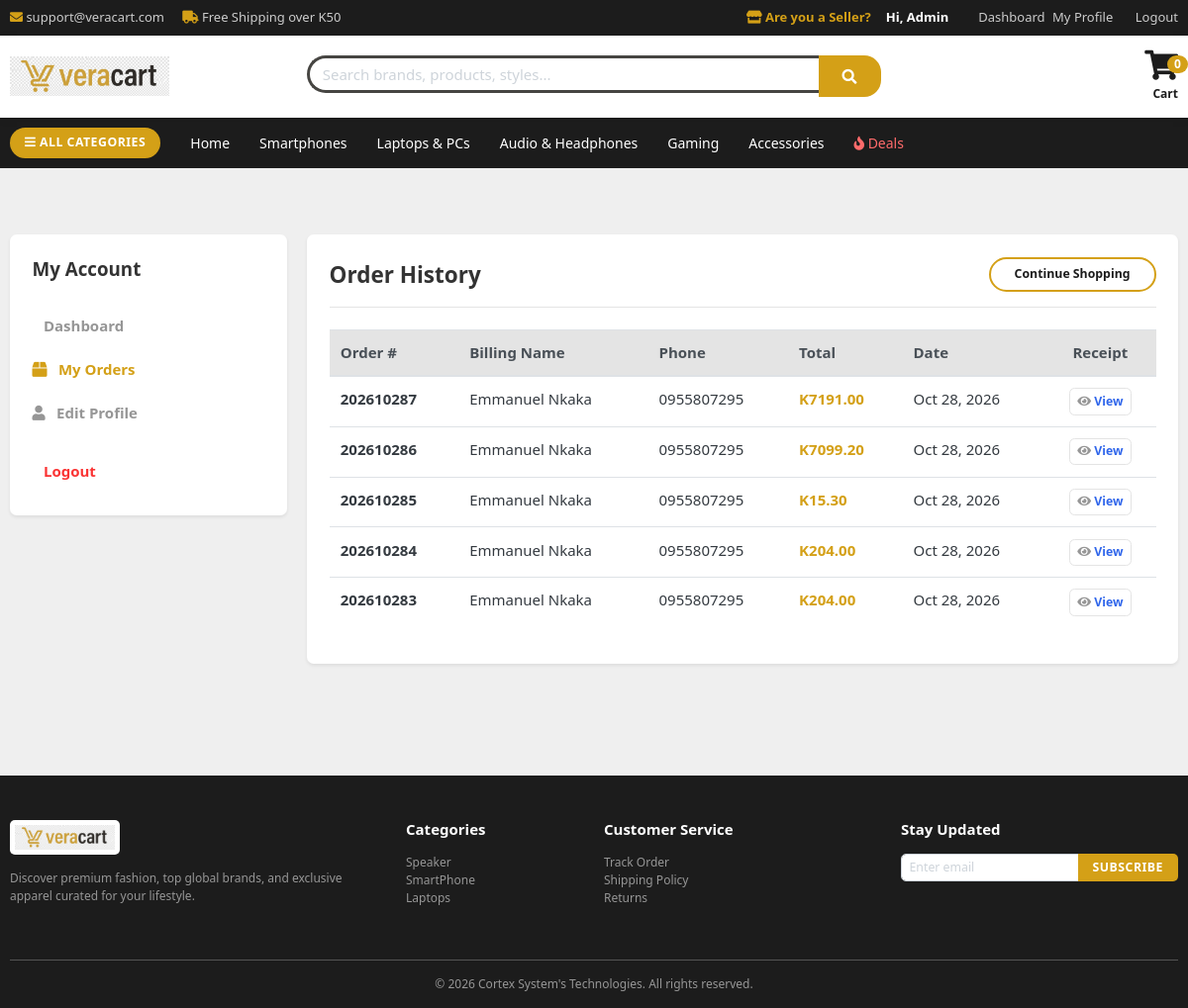
Page /dashboard/my_orders/ (signed in) on the earlier database version.
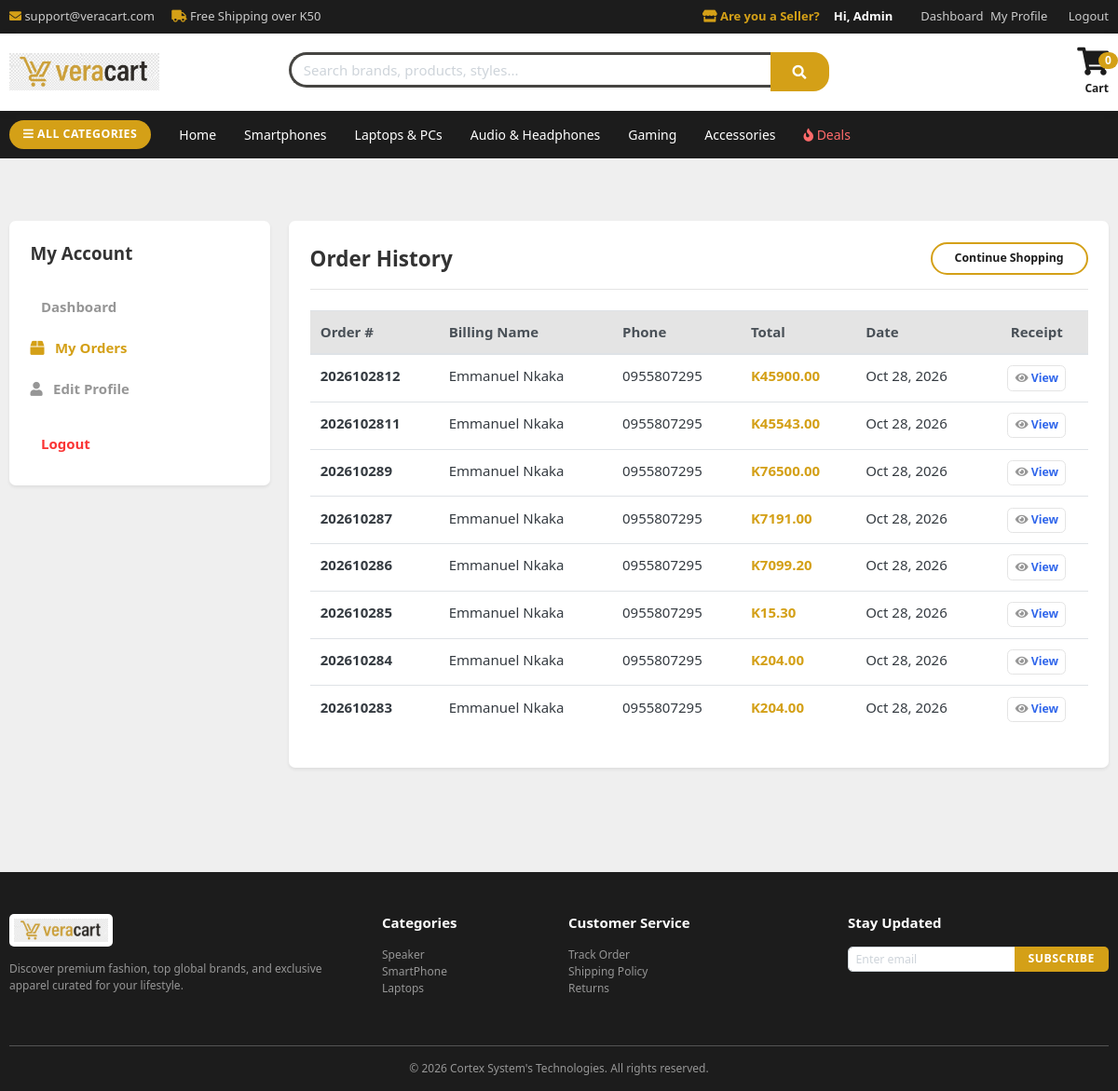
Same page on the later database version.
### accounts/models.py (models this page shows, shortened)
class Account(AbstractBaseUser):
    first_name = models.CharField(max_length=50)
    last_name = models.CharField(max_length=50)
    username = models.CharField(max_length=50, unique=True)
    email = models.EmailField(max_length=90, unique=True)
    phone_number = models.CharField(max_length=50)
    date_joined = models.DateTimeField(auto_now_add=True)
    last_login = models.DateTimeField(auto_now_add=True)
    is_admin = models.BooleanField(default=False)
    is_staff = models.BooleanField(default=False)
    is_active = models.BooleanField(default=True) # Changed default to True
    is_superadmin = models.BooleanField(default=False)
    is_seller = models.BooleanField(default=False)
    USERNAME_FIELD = 'email'
    REQUIRED_FIELDS = ['username', 'first_name', 'last_name']
    objects = MyAccountManager()

### orders/models.py (models this page shows, shortened)
class Order(models.Model):
    STATUS = (
        ('New', 'New'),
        ('Accepted', 'Accepted'),
        ('Completed', 'Completed'),
        ('Cancelled', 'Cancelled'),
    )
    user = models.ForeignKey(Account, on_delete=models.SET_NULL, null=True)
    payment = models.ForeignKey(Payment, on_delete=models.SET_NULL, blank=True, null=True)
    order_number = models.CharField(max_length=20)
    first_name = models.CharField(max_length=50)
    last_name = models.CharField(max_length=50)
    phone = models.CharField(max_length=15)
    email = models.EmailField(max_length=50)
    address_line_1 = models.CharField(max_length=50)
    address_line_2 = models.CharField(max_length=50, blank=True)
    country = models.CharField(max_length=50)
    state = models.CharField(max_length=50)
    city = models.CharField(max_length=50)
    order_note = models.CharField(max_length=100, blank=True)
    order_total = models.FloatField()
    tax = models.FloatField()
    status = models.CharField(max_length=10, choices=STATUS, default='New')
    ip = models.CharField(blank=True, max_length=20)
    is_ordered = models.BooleanField(default=False)
    created_at = models.DateTimeField(auto_now_add=True)
    updated_at = models.DateTimeField(auto_now=True)
    def full_name(self):
        return f'{self.first_name} {self.last_name}'

### dashboard/views.py (the view)
# urls.py: path('my_orders/', views.my_orders, name='my_orders'),
@login_required(login_url='login')
def my_orders(request):
    orders = Order.objects.filter(user=request.user, is_ordered=True).order_by('-created_at')
    context = {'orders': orders}
    return render(request, 'dashboard/my_orders.html', context)

### templates/dashboard/my_orders.html (shortened to what this page needs)
{% extends 'base.html' %}
{% load static %}
{% block content %}
<div class="container py-5">
    <div class="row">
        <div class="col-md-3 mb-4">
            <div class="card border-0 shadow-sm rounded-lg">
                <div class="card-body p-4">
                    <h5 class="font-weight-bold mb-4">My Account</h5>
                    <div class="list-group list-group-flush">
                        <a href="{% url 'dashboard' %}" class="list-group-item list-group-item-action border-0 px-0 text-muted font-weight-bold">
                             Dashboard
                        </a>
                        <a href="{% url 'my_orders' %}" class="list-group-item list-group-item-action border-0 px-0 font-weight-bold" style="color: var(--brand-gold);">
                            <i class="fa fa-box mr-2"></i> My Orders
                        </a>
                        <a href="{% url 'edit_profile' %}" class="list-group-item list-group-item-action border-0 px-0 text-muted font-weight-bold">
                            <i class="fa fa-user mr-2"></i> Edit Profile
                        </a>
                        <a href="{% url 'logout' %}" class="list-group-item list-group-item-action border-0 px-0 text-danger font-weight-bold mt-3">
                             Logout
                        </a>
                    </div>
                </div>
            </div>
        </div>
        <div class="col-md-9">
            <div class="card border-0 shadow-sm rounded-lg">
                <div class="card-body p-4">
                    <div class="d-flex justify-content-between align-items-center border-bottom pb-3 mb-4">
                        <h4 class="font-weight-bold mb-0">Order History</h4>
                        <a href="{% url 'store' %}" class="btn btn-sm btn-outline-gold">Continue Shopping</a>
                    </div>
                    {% if orders %}
                    <div class="table-responsive">
                        <table class="table table-hover align-middle">
                            <thead class="thead-light">
                                <tr>
                                    <th>Order #</th>
                                    <th>Billing Name</th>
                                    <th>Phone</th>
                                    <th>Total</th>
                                    <th>Date</th>
                                    <th class="text-center">Receipt</th>
                                </tr>
                            </thead>
                            <tbody>
                                {% for order in orders %}
                                <tr>
                                    <td class="font-weight-bold">{{ order.order_number }}</td>
                                    <td>{{ order.full_name }}</td>
                                    <td>{{ order.phone }}</td>
                                    <td class="font-weight-bold" style="color: var(--brand-gold);">K{{ order.order_total|floatformat:2 }}</td>
                                    <td>{{ order.created_at|date:"M d, Y" }}</td>
                                    <td class="text-center">
                                        <a href="{% url 'order_detail' order.id %}" class="btn btn-sm btn-light border font-weight-bold text-primary">
                                            <i class="fa fa-eye"></i> View
                                        </a>
                                    </td>
                                </tr>
                                {% endfor %}
                            </tbody>
                        </table>
                    </div>
                    {% endif %}
                </div>
            </div>
        </div>
    </div>
</div>
{% endblock %}

### templates/base.html (shortened to what this page needs)
{% load static %}
<!doctype html>
<html lang="en">
  <head>
    <link
      href="{% static 'css/bootstrap.css' %}"
      rel="stylesheet"
      type="text/css"
    />
    <link
      href="{% static 'fonts/fontawesome/css/all.min.css' %}"
      type="text/css"
      rel="stylesheet"
    />
    <link href="{% static 'css/ui.css' %}" rel="stylesheet" type="text/css" />
    <link
      href="{% static 'css/responsive.css' %}"
      rel="stylesheet"
      media="only screen and (max-width: 1200px)"
    />
  </head>
  <body>
    {% include 'includes/navbar.html' %}
    <main class="py-4">{% block content %} {% endblock %}</main>
    <footer
      class="bg-dark text-light pt-5 pb-3 mt-5"
      style="background-color: var(--brand-dark) !important"
    >
      <div class="container">
        <div class="row">
          <div class="col-md-4 mb-4">
            <a href="{% url 'home' %}">
              <img
                src="{% static 'images/logo.png' %}"
                alt="Veracart Logo"
                style="
                  height: 35px;
                  width: auto;
                  background-color: white;
                  padding: 5px;
                  border-radius: 5px;
                  margin-bottom: 15px;
                "
              />
            </a>
            <p class="text-muted small">
              Discover premium fashion, top global brands, and exclusive apparel
              curated for your lifestyle.
            </p>
          </div>
          <div class="col-md-2 mb-4">
            <h6 class="text-white font-weight-bold mb-3">Categories</h6>
            <ul class="list-unstyled text-muted small">
              <li>
                <a href="#" class="text-muted text-decoration-none hover-gold"
                  >Speaker</a
                >
              </li>
              <li>
                <a href="#" class="text-muted text-decoration-none hover-gold"
                  >SmartPhone</a
                >
              </li>
              <li>
                <a href="#" class="text-muted text-decoration-none hover-gold"
                  >Laptops</a
                >
              </li>
            </ul>
          </div>
          <div class="col-md-3 mb-4">
            <h6 class="text-white font-weight-bold mb-3">Customer Service</h6>
            <ul class="list-unstyled text-muted small">
              <li>
                <a href="#" class="text-muted text-decoration-none hover-gold"
                  >Track Order</a
                >
              </li>
              <li>
                <a href="#" class="text-muted text-decoration-none hover-gold"
                  >Shipping Policy</a
                >
              </li>
              <li>
                <a href="#" class="text-muted text-decoration-none hover-gold"
                  >Returns</a
                >
              </li>
            </ul>
          </div>
          <div class="col-md-3 mb-4">
            <h6 class="text-white font-weight-bold mb-3">Stay Updated</h6>
<div class="input-group mt-3">
    <input type="email" class="form-control form-control-sm" placeholder="Enter email" style="border-radius: 5px 0 0 5px;">
    <div class="input-group-append">
        <button class="btn btn-sm btn-gold" type="button" style="border-radius: 0 5px 5px 0; padding: 5px 15px;">
            Subscribe
        </button>
    </div>
</div>
          </div>
        </div>
        <div
          class="text-center text-muted small border-top border-secondary pt-3 mt-3"
        >
          &copy; 2026 Cortex System's Technologies. All rights reserved.
        </div>
      </div>
    </footer>
  </body>
</html>

### templates/includes/navbar.html
{% load static %}
<div class="top-bar">
  <div class="container d-flex justify-content-between align-items-center">
    <div>
      <span class="mr-3"
        ><i class="fa fa-envelope" style="color: var(--brand-gold)"></i>
        support@veracart.com</span
      >
      <span
        ><i class="fa fa-truck" style="color: var(--brand-gold)"></i> Free
        Shipping over K50</span
      >
    </div>
    <div class="d-flex align-items-center">
      {% if not request.user.is_authenticated or request.user.is_seller %}
      <a
        href="{% url 'add_product' %}"
        class="mr-3 font-weight-bold"
        style="color: var(--brand-gold)"
      >
        <i class="fa fa-store"></i> Are you a Seller?
      </a>
      {% endif %} {% if request.user.is_authenticated %}
      <span style="color: #fff; font-weight: bold; margin-right: 15px"
        >Hi, {{ request.user.first_name }}</span
      >
      <a href="{% url 'dashboard' %}">Dashboard</a>
      <a href="{% url 'edit_profile' %}" class="mx-2">My Profile</a>
      <a href="{% url 'logout' %}">Logout</a>
      {% else %}
      <a href="{% url 'login' %}"
        ><i class="fa fa-user"></i> Sign In / Register</a
      >
      {% endif %}
    </div>
  </div>
</div>
<div class="main-nav sticky-top">
  <div class="container">
    <div class="row align-items-center">
      <div class="col-md-3">
        <a href="{% url 'home' %}">
          <img
            src="{% static 'images/logo.png' %}"
            alt="Veracart Logo"
            style="height: 40px; width: auto"
          />
        </a>
      </div>
      <div class="col-md-6 my-3 my-md-0">
        <form action="{% url 'store' %}" method="GET">
          <div class="input-group">
            <input
              type="text"
              name="keyword"
              class="form-control border-right-0"
              placeholder="Search brands, products, styles..."
              style="border-radius: 25px 0 0 25px; border: 3px solid #464542"
            />
            <div class="input-group-append">
              <button
                class="btn btn-gold"
                type="submit"
                style="border-radius: 0 17px 17px 0"
              >
                <i class="fa fa-search"></i>
              </button>
            </div>
          </div>
        </form>
      </div>
      <div class="col-md-3 text-right">
        <a
          href="{% url 'cart' %}"
          class="text-decoration-none position-relative"
          style="color: var(--brand-dark)"
        >
          <i class="fa fa-shopping-cart fa-2x"></i>
          <span
            class="badge badge-pill position-absolute"
            style="
              background: var(--brand-gold);
              color: #fff;
              top: -5px;
              right: -10px;
              font-size: 12px;
            "
          >
            {{ cart_count }}
          </span>
          <div class="small font-weight-bold mt-1">Cart</div>
        </a>
      </div>
    </div>
  </div>
</div>
<div class="category-bar">
  <div class="container d-flex align-items-center">
    <a
      href="{% url 'store' %}"
      class="btn btn-gold mr-3 btn-sm"
      style="padding: 8px 15px"
    >
      <i class="fa fa-bars"></i> ALL CATEGORIES
    </a>
    <ul class="nav">
      <li class="nav-item">
        <a class="nav-link" href="{% url 'home' %}">Home</a>
      </li>
      <li class="nav-item">
        <a
          class="nav-link"
          href="{% url 'products_by_category' 'smartphones' %}"
          >Smartphones</a
        >
      </li>
      <li class="nav-item">
        <a class="nav-link" href="{% url 'products_by_category' 'laptops' %}"
          >Laptops & PCs</a
        >
      </li>
      <li class="nav-item">
        <a class="nav-link" href="{% url 'products_by_category' 'audio' %}"
          >Audio & Headphones</a
        >
      </li>
      <li class="nav-item">
        <a class="nav-link" href="{% url 'products_by_category' 'gaming' %}"
          >Gaming</a
        >
      </li>
      <li class="nav-item">
        <a
          class="nav-link"
          href="{% url 'products_by_category' 'accessories' %}"
          >Accessories</a
        >
      </li>
      <li class="nav-item">
        <a
          class="nav-link"
          style="color: #ff6b6b"
          href="{% url 'store' %}?deals=true"
          ><i class="fa fa-fire"></i> Deals</a
        >
      </li>
    </ul>
  </div>
</div>

Differences in the rows shown:
added Order: order_number "2026102812", full_name "Emmanuel Nkaka", phone "0955807295", order_total "45900.00", created_at "Oct 28, 2026"
added Order: order_number "2026102811", full_name "Emmanuel Nkaka", phone "0955807295", order_total "45543.00", created_at "Oct 28, 2026"
added Order: order_number "202610289", full_name "Emmanuel Nkaka", phone "0955807295", order_total "76500.00", created_at "Oct 28, 2026"
